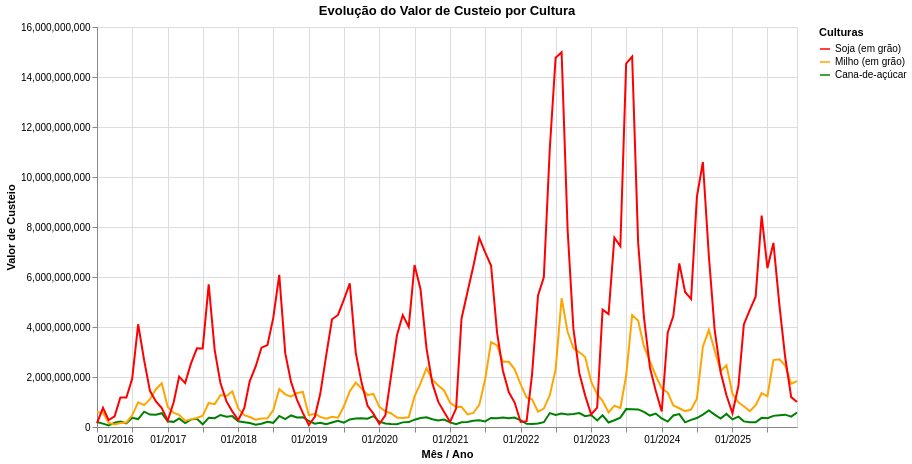

Notebook source saved alongside this figure:
### Markdown cell above
### Gráfico 1 — Evolução do crédito e dos contratos por cultura

Apoia a pergunta 1 mostrando a evolução mensal do valor de custeio e uma segunda série de contagens por cultura: linhas ascendentes indicam crescimento e as diferenças entre cores mostram trajetórias distintas. Os valores monetários são nominais; no código atual, a segunda série conta registros da tabela, portanto não deve ser interpretada como número de contratos sem validar a unidade de cada registro e a ausência de duplicações na fonte.

### Code cell
tabela_valor_contratado = sicor.groupby(['cultura', 'ano','mes'])['valor de custeio'].sum().reset_index()

# Coluna com a data formatada adequadamente
tabela_valor_contratado['data'] = pd.to_datetime({
    'year': tabela_valor_contratado['ano'],
    'month': tabela_valor_contratado['mes'],
    # o dia é padronizado como o 1° dia de cada mês, porque a função exige que se passe um dia
    'day': 1
})

cores = alt.Scale(
    domain=['Soja (em grão)', 'Milho (em grão)', 'Cana-de-açúcar'],
    range=['red','orange','green']
)

grafico_valor_contratado = alt.Chart(tabela_valor_contratado).mark_line().encode(
    x=alt.X('yearmonth(data):T', 
        title='Mês / Ano',
        axis=alt.Axis(format="%m/%Y", tickCount={"interval": "month", "step": 6})
    ),
    y=alt.Y('valor de custeio:Q',
        title='Valor de Custeio'
    ),
    color=alt.Color('cultura:N', scale=cores, title= 'Culturas')
).properties(
    title='Evolução do Valor de Custeio por Cultura',
    width=700,
    height=400
)
grafico_valor_contratado

### Figure 1 — Vega-Lite specification as saved in the notebook (floating-point values rounded to 4 significant figures; data arrays with more than 128 entries replaced by an {"elided": "..."} marker saying what was removed)
{"config": {"view": {"continuousWidth": 300, "continuousHeight": 300}}, "data": {"name": "data-b633d6e6566478e22642b591701f2e62"}, "mark": {"type": "line"}, "encoding": {"color": {"field": "cultura", "scale": {"domain": ["Soja (em grão)", "Milho (em grão)", "Cana-de-açúcar"], "range": ["red", "orange", "green"]}, "title": "Culturas", "type": "nominal"}, "x": {"axis": {"format": "%m/%Y", "tickCount": {"interval": "month", "step": 6}}, "field": "data", "timeUnit": "yearmonth", "title": "Mês / Ano", "type": "temporal"}, "y": {"field": "valor de custeio", "title": "Valor de Custeio", "type": "quantitative"}}, "height": 400, "title": "Evolução do Valor de Custeio por Cultura", "width": 700, "$schema": "https://vega.github.io/schema/vega-lite/v6.4.1.json", "datasets": {"data-b633d6e6566478e22642b591701f2e62": {"elided": "358 records"}}}
